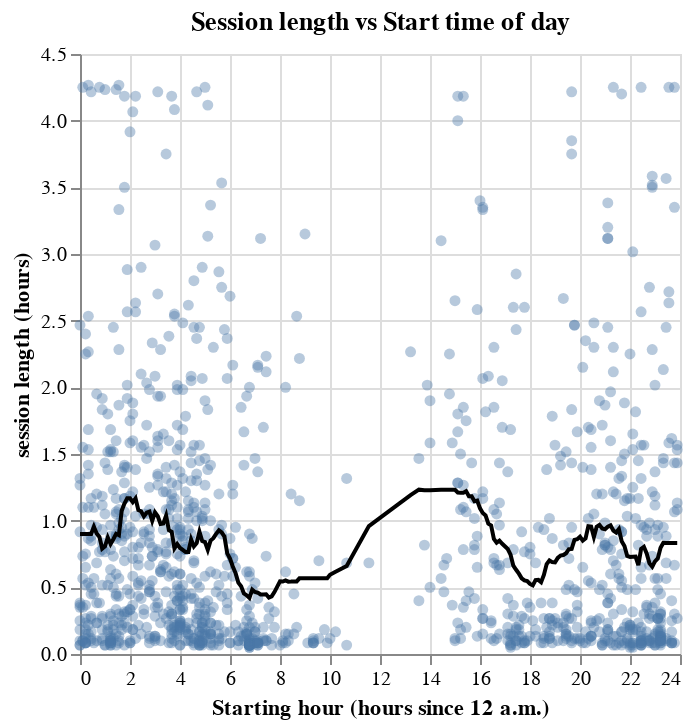

Here is the notebook cell this chart was saved with:
### Markdown cell above
Because the RMSE comes out to approximately 0.8-1 across our folds, from `test_score`, our model's predictions are off by about 0.8-1 hour. From this, we can say that our model does not perform particularly well.


!!! comment briefly then talk more about at the end (discussion -- it's meh, not that good) 

!!! make last like session_cv["test_score"] = -session_cv["test_score"]
then add brief comment right above it "#multiply test_score by -1 to give absolute value"

### Code cell
find_K_and_plot("start_hour_of_day","Starting hour (hours since 12 a.m.)","Session length vs Start time of day")

### Figure 1 — Vega specification as saved in the notebook (floating-point values rounded to 4 significant figures; data arrays with more than 128 entries replaced by an {"elided": "..."} marker saying what was removed)
{"$schema": "https://vega.github.io/schema/vega/v5.json", "data": [{"name": "source_0", "values": {"elided": "1149 records"}}, {"name": "data_0", "values": {"elided": "1149 records"}}], "marks": [{"type": "symbol", "name": "layer_0_marks", "from": {"data": "data_0"}, "encode": {"update": {"x": {"field": "start_hour_of_day", "scale": "x"}, "y": {"field": "session_play_time", "scale": "y"}, "shape": {"value": "circle"}, "opacity": {"value": 0.4}, "fill": {"value": "#4c78a8"}}}, "style": ["circle"]}, {"type": "line", "name": "layer_1_marks", "from": {"data": "source_0"}, "sort": {"field": "x"}, "encode": {"update": {"y": {"field": "predictions", "scale": "y"}, "defined": {"signal": "isValid(datum[\"start_hour_of_day\"]) && isFinite(+datum[\"start_hour_of_day\"]) && isValid(datum[\"predictions\"]) && isFinite(+datum[\"predictions\"])"}, "x": {"field": "start_hour_of_day", "scale": "x"}, "stroke": {"value": "black"}}}, "style": ["line"]}], "scales": [{"name": "x", "type": "linear", "domain": {"fields": [{"data": "data_0", "field": "start_hour_of_day"}, {"data": "source_0", "field": "start_hour_of_day"}]}, "range": [0, {"signal": "width"}], "nice": true, "zero": true}, {"name": "y", "type": "linear", "domain": {"fields": [{"data": "data_0", "field": "session_play_time"}, {"data": "source_0", "field": "predictions"}]}, "range": [{"signal": "height"}, 0], "zero": true, "nice": true}], "axes": [{"scale": "x", "orient": "bottom", "domain": false, "grid": true, "minExtent": 0, "zindex": 0, "ticks": false, "labels": false, "gridScale": "y", "tickCount": {"signal": "ceil(width/40)"}, "maxExtent": 0, "aria": false}, {"scale": "y", "zindex": 0, "orient": "left", "gridScale": "x", "minExtent": 0, "grid": true, "domain": false, "tickCount": {"signal": "ceil(height/40)"}, "labels": false, "aria": false, "maxExtent": 0, "ticks": false}, {"scale": "x", "tickCount": {"signal": "ceil(width/40)"}, "zindex": 0, "orient": "bottom", "labelOverlap": true, "title": "Starting hour (hours since 12 a.m.)", "labelFlush": true, "grid": false}, {"scale": "y", "title": "session length (hours)", "tickCount": {"signal": "ceil(height/40)"}, "orient": "left", "grid": false, "labelOverlap": true, "zindex": 0}], "title": {"text": "Session length vs Start time of day", "frame": "group"}, "background": "white", "width": 300, "padding": 5, "height": 300, "style": "cell"}
